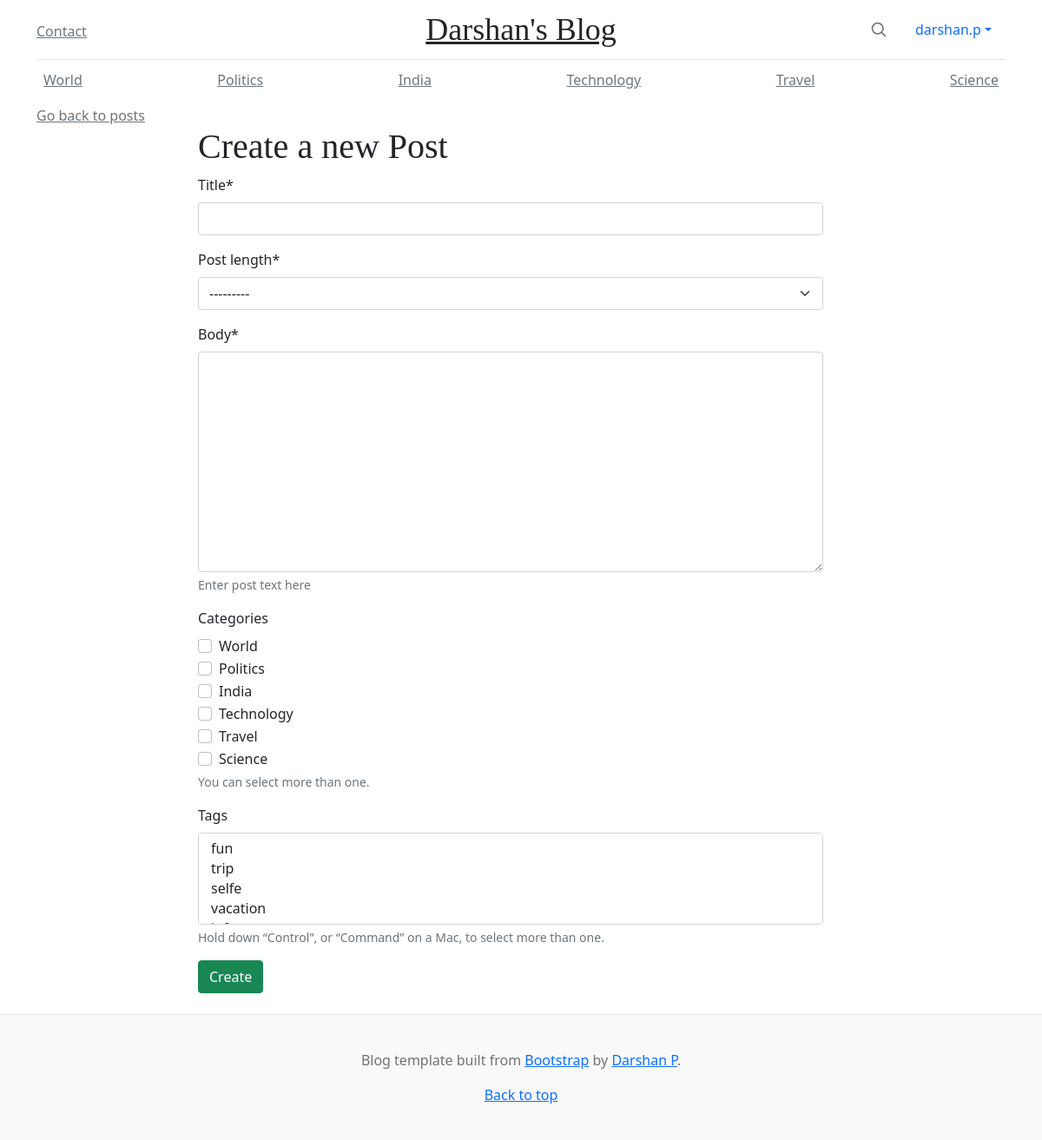
The app's page /posts/create (signed in), older data.
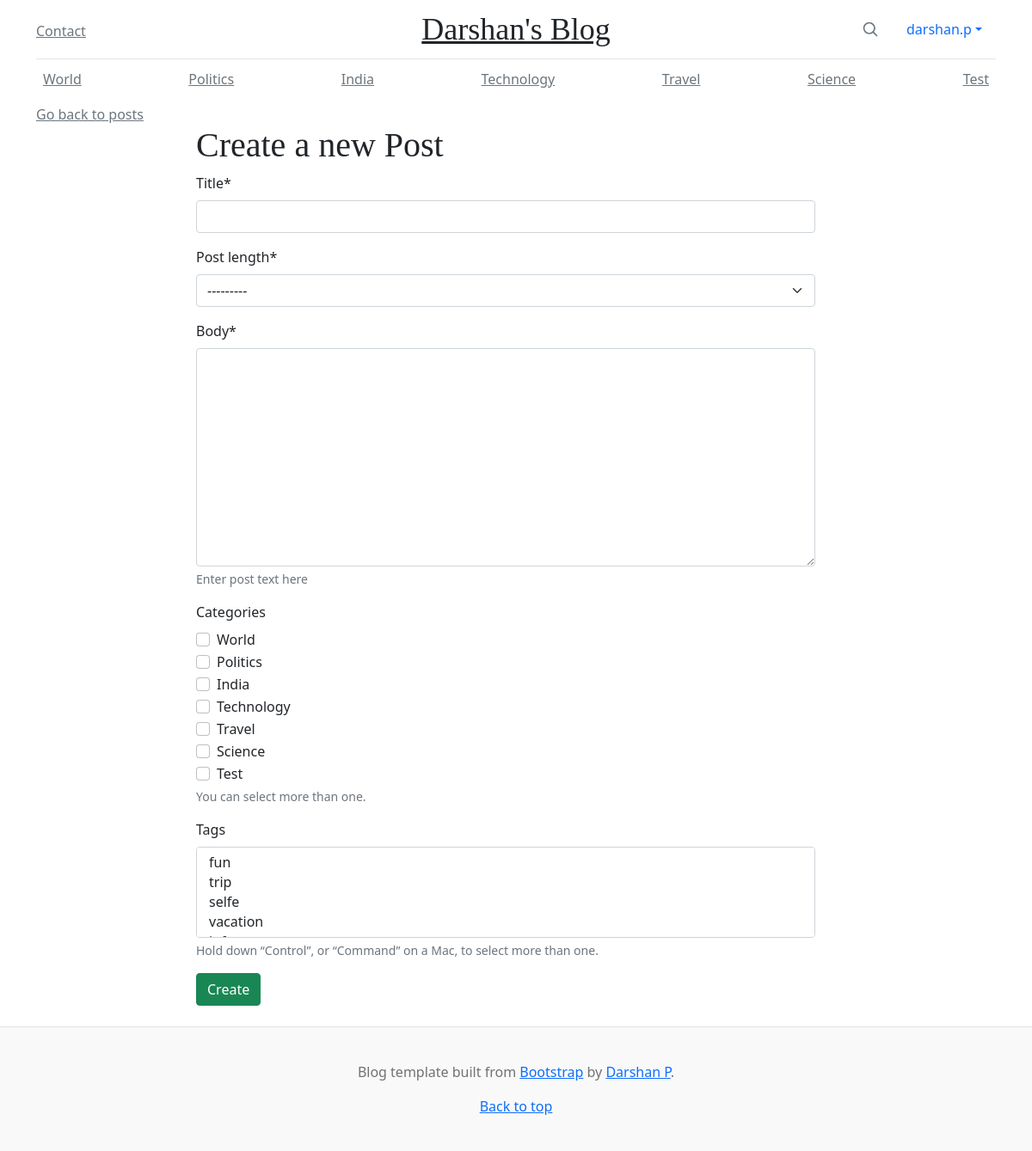
The same page, newer data.
### blog/models.py (models this page shows)
class Category(models.Model):
    class Meta:
        verbose_name_plural = 'Categories'
    name = models.CharField(max_length=50, unique=True)
    def __str__(self):
        return self.name

### blog/views.py (the view, shortened to what this page needs)
# urls.py: path('posts/create', views.PostCreateView.as_view(), name='post_create'),
class PostCreateView(LoginRequiredMixin, SuccessMessageMixin, generic.CreateView):
    form_class = PostModelForm
    template_name = "blog/post_create.html"
    success_message = "Post with title '{title}' was created successfully"

### blog/forms.py
class PostModelForm(forms.ModelForm):
    class Meta:
        model = Post
        fields = (
            'title',
            'post_length',
            'body',
            'categories',
            'tags'
        )
    categories = forms.ModelMultipleChoiceField(
        queryset=Category.objects.all(),
        widget=forms.CheckboxSelectMultiple,
        required=False,
        help_text='You can select more than one.'
    )

### blog/context_processors.py (called while the page is built)
def categories(request):
    return {
        'categories': Category.objects.order_by('id')
    }

### blog/models.py (called while the page is built)
    def __str__(self):
        return self.name

### blog/templates/blog/post_create.html (shortened to what this page needs)
{% extends "base.html" %}
{% load crispy_forms_tags %}
{% block content %}
<div class="row">
    <a href="{% url 'blog:post_list' %}" class="link-secondary">Go back to posts</a>
    <div class="row justify-content-center">
        <div class="col-8">
            <h1>Create a new Post</h1>
            <form method="post" class="uniForm">
                {{ form | crispy }}
                <button class="btn btn-success mb-4" type="submit">
                    Create
                </button>
            </form>
        </div>
    </div>
</div>
{% endblock %}

### templates/navbar_top.html (shortened to what this page needs)
<div class="container">
    <header class="blog-header py-3">
        <div class="row flex-nowrap justify-content-between align-items-center">
          <div class="col-4 pt-1">
            <a class="link-secondary" href="{% url 'contact' %}">Contact</a></div>
          <div class="col-4 text-center">
            <a class="blog-header-logo text-dark" href="{% url 'blog:blog_home' %}">Darshan's Blog</a>
          </div>
          <div class="col-4 d-flex justify-content-end align-items-center">
            <a class="link-secondary" href="#" aria-label="Search">
              <svg xmlns="http://www.w3.org/2000/svg" width="20" height="20" fill="none" stroke="currentColor" stroke-linecap="round" stroke-linejoin="round" stroke-width="2" class="mx-3" role="img" viewBox="0 0 24 24"><title>Search</title><circle cx="10.5" cy="10.5" r="7.5"/><path d="M21 21l-5.2-5.2"/></svg>
            </a>
            {% if request.user.is_authenticated %}
            <ul class="nav nav-pills">
              <li class="nav-item dropdown">
                <a class="nav-link dropdown-toggle" data-bs-toggle="dropdown" href="#" role="button" aria-expanded="false">{{ request.user.username }}</a>
              </li>
            </ul>
            {% else %}
            <a href="{% url 'login' %}" class="btn btn-default">Login</a>
            {% endif %}
          </div>
        </div>
      </header>
    {% if request.user.is_authenticated %}
    <div class="nav-scroller py-1 mb-2">
        <nav class="nav d-flex justify-content-between">
        {% for category in categories %}
            <a class="p-2 link-secondary" href="#">{{category}}</a>
        {% endfor %}
        </nav>
      </div>
    {% endif %}
</div>

Row changes from the older to the newer data that the page shows:
added Category: name "Test"
Text that changed along with them:
form field categories: "☐ ☐ ☐ ☐ ☐ ☐" → "☐ ☐ ☐ ☐ ☐ ☐ ☐"
text no longer shown: "Title * Post length * Body * Enter post text here Categories World Politics India Technology Travel Science You can select more than one. Tags Hold down “Control”, or “Command” on a Mac, to select more than one."
text now shown: "Title * Post length * Body * Enter post text here Categories World Politics India Technology Travel Science Test You can select more than one. Tags Hold down “Control”, or “Command” on a Mac, to select more than one."
